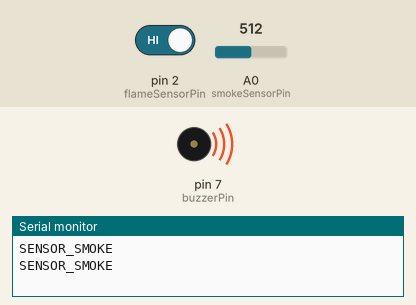
Recording of a sketch running on a simulated Arduino Uno, built with avr-gcc and run on an emulated ATmega328P. On the bench: buzzer (waves = sounding, pin HIGH), the last lines printed to the serial monitor. The test bench sets the inputs (shaded band); at power-on: A0 (smokeSensorPin) = 512, pin 2 (flameSensorPin) HIGH.

Above: at 2.9 s.
3.0 s: A0 (smokeSensorPin) set to 313
6.5 s: A0 (smokeSensorPin) set to 293
At 8.5 s:
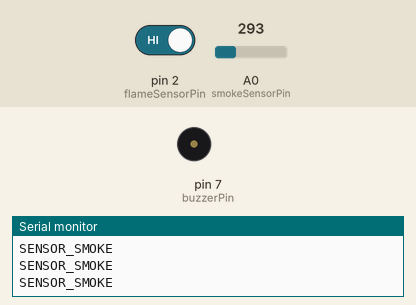
10.7 s: A0 (smokeSensorPin) set to 306
At 11.2 s:
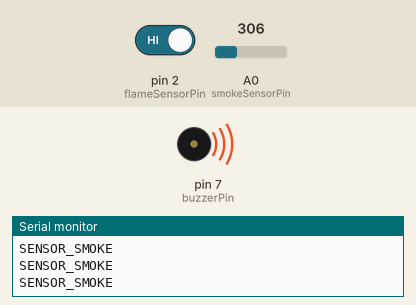
16.9 s: A0 (smokeSensorPin) set to 290
At 17.5 s:
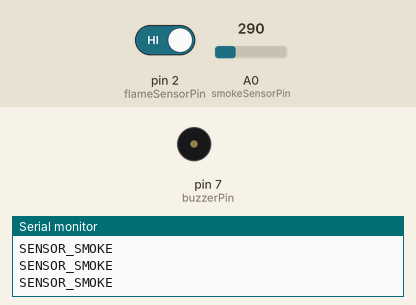
Timing chart, 0 to 19.4 s (numbered marks = the images above; inputs shaded):
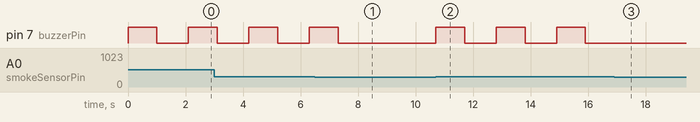

The sketch:

gas.ino
```cpp
const int buzzerPin = 7;           // Pin connected to buzzer
const int flameSensorPin = 2;      // Digital pin for flame sensor
const int smokeSensorPin = A0;     // Analog pin for smoke sensor (MQ-2, MQ-135, etc.)

const int smokeThreshold = 300;    // Smoke level threshold (adjust as needed)
const int flameThreshold = LOW;    // Flame detected when pin goes LOW

void setup() {
  pinMode(buzzerPin, OUTPUT);
  pinMode(flameSensorPin, INPUT);
  Serial.begin(9600);              // Initialize serial communication
}

void loop() {
  // Read the flame sensor status (LOW = flame detected)
  int flameDetected = digitalRead(flameSensorPin);

  // Read the smoke sensor value (analog: 0-1023)
  int smokeLevel = analogRead(smokeSensorPin);

  // --- SMOKE DETECTION: Immediate buzzer ring ---
  if (smokeLevel > smokeThreshold) {
    Serial.println("SENSOR_SMOKE");
    digitalWrite(buzzerPin, HIGH);  // Turn on buzzer for smoke
    delay(1000);                    // Keep buzzer on for 1 second
    digitalWrite(buzzerPin, LOW);   // Turn off buzzer
    delay(1000);                    // Wait for 1 second before checking again
  }

  // --- FLAME DETECTION: Send status to Python ---
  if (flameDetected == flameThreshold) {  // LOW = flame detected
    Serial.println("SENSOR_FIRE");
  }

  // --- Listen for Python's command to trigger buzzer (for FIRE only) ---
  if (Serial.available()) {
    String command = Serial.readStringUntil('\n');
    if (command == "FIRE") {
      digitalWrite(buzzerPin, HIGH);  // Turn on buzzer for fire
      delay(1000);                    // Keep buzzer on for 1 second
      digitalWrite(buzzerPin, LOW);   // Turn off buzzer
    } else if (command == "CLEAR") {
      digitalWrite(buzzerPin, LOW);   // Turn off buzzer if fire is cleared
    }
  }

  delay(100);  // Avoid spamming serial and CPU
}
```

Measured:
- the behaviour switches between 301 and 300 on A0 (smokeSensorPin) (found by bisection; images 0 and 1)
- after the input at 6.5 s, pin 7 (buzzerPin): goes on until 7.3 s, then stays LOW
- after the input at 10.7 s, pin 7 (buzzerPin): alternates HIGH for 1.0 s and LOW for 1.1 s, starting at once
- after the input at 16.9 s, pin 7 (buzzerPin): stays LOW (without the input it goes to HIGH after 0.11 s)
- by itself, pin 7 (buzzerPin): alternates HIGH for 1.0 s and LOW for 1.1 s
